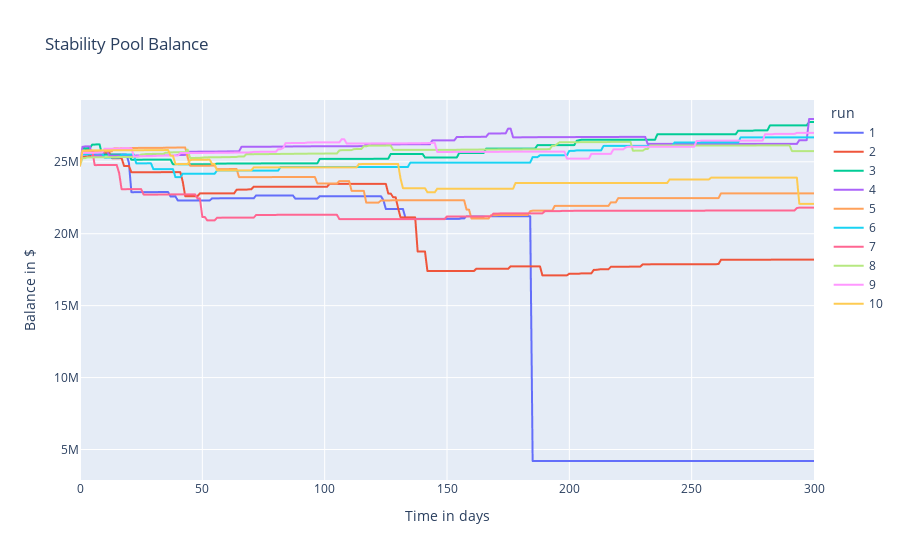

Notebook cell for this chart:
### Code cell
############################################
# 9. SIMULATION ANALYSIS: STABILITY POOL #
############################################

fig = px.line(simulation_result, 
              title=f"Stability Pool Balance", 
              x="timestep", 
              y='stability_pool_balance', 
              color="run", 
              labels={"timestep": "Time in days", "stability_pool_balance": "Balance in $"})
fig.show()

### Figure 1 — Plotly figure (JSON) as saved in the notebook; plotly's stock layout.template omitted (floating-point values rounded to 4 significant figures; data arrays with more than 128 entries replaced by an {"elided": "..."} marker saying what was removed)
{"data": [{"hovertemplate": "run=1<br>Time in days=%{x}<br>Balance in $=%{y}<extra></extra>", "legendgroup": "1", "line": {"color": "#636efa", "dash": "solid"}, "marker": {"symbol": "circle"}, "mode": "lines", "name": "1", "showlegend": true, "type": "scattergl", "x": {"elided": "301 int values"}, "xaxis": "x", "y": {"elided": "301 float values"}, "yaxis": "y"}, {"hovertemplate": "run=2<br>Time in days=%{x}<br>Balance in $=%{y}<extra></extra>", "legendgroup": "2", "line": {"color": "#EF553B", "dash": "solid"}, "marker": {"symbol": "circle"}, "mode": "lines", "name": "2", "showlegend": true, "type": "scattergl", "x": {"elided": "301 int values"}, "xaxis": "x", "y": {"elided": "301 float values"}, "yaxis": "y"}, {"hovertemplate": "run=3<br>Time in days=%{x}<br>Balance in $=%{y}<extra></extra>", "legendgroup": "3", "line": {"color": "#00cc96", "dash": "solid"}, "marker": {"symbol": "circle"}, "mode": "lines", "name": "3", "showlegend": true, "type": "scattergl", "x": {"elided": "301 int values"}, "xaxis": "x", "y": {"elided": "301 float values"}, "yaxis": "y"}, {"hovertemplate": "run=4<br>Time in days=%{x}<br>Balance in $=%{y}<extra></extra>", "legendgroup": "4", "line": {"color": "#ab63fa", "dash": "solid"}, "marker": {"symbol": "circle"}, "mode": "lines", "name": "4", "showlegend": true, "type": "scattergl", "x": {"elided": "301 int values"}, "xaxis": "x", "y": {"elided": "301 float values"}, "yaxis": "y"}, {"hovertemplate": "run=5<br>Time in days=%{x}<br>Balance in $=%{y}<extra></extra>", "legendgroup": "5", "line": {"color": "#FFA15A", "dash": "solid"}, "marker": {"symbol": "circle"}, "mode": "lines", "name": "5", "showlegend": true, "type": "scattergl", "x": {"elided": "301 int values"}, "xaxis": "x", "y": {"elided": "301 float values"}, "yaxis": "y"}, {"hovertemplate": "run=6<br>Time in days=%{x}<br>Balance in $=%{y}<extra></extra>", "legendgroup": "6", "line": {"color": "#19d3f3", "dash": "solid"}, "marker": {"symbol": "circle"}, "mode": "lines", "name": "6", "showlegend": true, "type": "scattergl", "x": {"elided": "301 int values"}, "xaxis": "x", "y": {"elided": "301 float values"}, "yaxis": "y"}, {"hovertemplate": "run=7<br>Time in days=%{x}<br>Balance in $=%{y}<extra></extra>", "legendgroup": "7", "line": {"color": "#FF6692", "dash": "solid"}, "marker": {"symbol": "circle"}, "mode": "lines", "name": "7", "showlegend": true, "type": "scattergl", "x": {"elided": "301 int values"}, "xaxis": "x", "y": {"elided": "301 float values"}, "yaxis": "y"}, {"hovertemplate": "run=8<br>Time in days=%{x}<br>Balance in $=%{y}<extra></extra>", "legendgroup": "8", "line": {"color": "#B6E880", "dash": "solid"}, "marker": {"symbol": "circle"}, "mode": "lines", "name": "8", "showlegend": true, "type": "scattergl", "x": {"elided": "301 int values"}, "xaxis": "x", "y": {"elided": "301 float values"}, "yaxis": "y"}, {"hovertemplate": "run=9<br>Time in days=%{x}<br>Balance in $=%{y}<extra></extra>", "legendgroup": "9", "line": {"color": "#FF97FF", "dash": "solid"}, "marker": {"symbol": "circle"}, "mode": "lines", "name": "9", "showlegend": true, "type": "scattergl", "x": {"elided": "301 int values"}, "xaxis": "x", "y": {"elided": "301 float values"}, "yaxis": "y"}, {"hovertemplate": "run=10<br>Time in days=%{x}<br>Balance in $=%{y}<extra></extra>", "legendgroup": "10", "line": {"color": "#FECB52", "dash": "solid"}, "marker": {"symbol": "circle"}, "mode": "lines", "name": "10", "showlegend": true, "type": "scattergl", "x": {"elided": "301 int values"}, "xaxis": "x", "y": {"elided": "301 float values"}, "yaxis": "y"}], "layout": {"legend": {"title": {"text": "run"}, "tracegroupgap": 0}, "title": {"text": "Stability Pool Balance"}, "xaxis": {"anchor": "y", "domain": [0, 1], "title": {"text": "Time in days"}}, "yaxis": {"anchor": "x", "domain": [0, 1], "title": {"text": "Balance in $"}}}}
